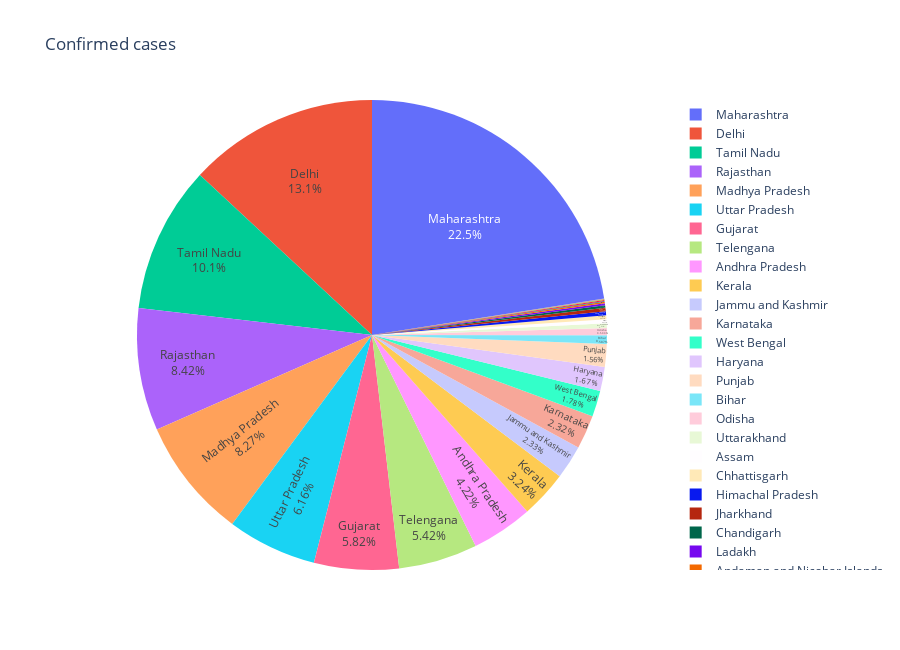

Write notebook code for a chart like this one.
### Markdown cell above
### Confirmed cases pie chart

### Code cell
fig = px.pie(date_table.loc[date_table.last_valid_index()], values='Confirmed', names='State/UnionTerritory', title='Confirmed cases')
fig.update_layout(
    autosize=False,
    width=900,
    height=650)
fig.update_traces(textposition='inside', textinfo='percent+label')
fig.show()

### Figure 1 — Plotly figure (JSON) as saved in the notebook; plotly's stock layout.template omitted (floating-point values rounded to 4 significant figures)
{"data": [{"domain": {"x": [0, 1], "y": [0, 1]}, "hovertemplate": "State/UnionTerritory=%{label}<br>Confirmed=%{value}<extra></extra>", "labels": ["Andaman and Nicobar Islands", "Andhra Pradesh", "Arunachal Pradesh", "Assam", "Bihar", "Chandigarh", "Chhattisgarh", "Delhi", "Goa", "Gujarat", "Haryana", "Himachal Pradesh", "Jammu and Kashmir", "Jharkhand", "Karnataka", "Kerala", "Ladakh", "Madhya Pradesh", "Maharashtra", "Manipur", "Meghalaya", "Mizoram", "Nagaland#", "Odisha", "Puducherry", "Punjab", "Rajasthan", "Tamil Nadu", "Telengana", "Tripura", "Uttar Pradesh", "Uttarakhand", "West Bengal"], "legendgroup": "", "name": "", "showlegend": true, "textinfo": "percent+label", "textposition": "inside", "type": "pie", "values": [11, 503, 1, 33, 70, 21, 33, 1561, 7, 695, 199, 33, 278, 27, 277, 387, 17, 987, 2687, 2, 7, 1, 0, 60, 7, 186, 1005, 1204, 647, 2, 735, 37, 213]}], "layout": {"autosize": false, "height": 650, "legend": {"tracegroupgap": 0}, "title": {"text": "Confirmed cases"}, "width": 900}}
